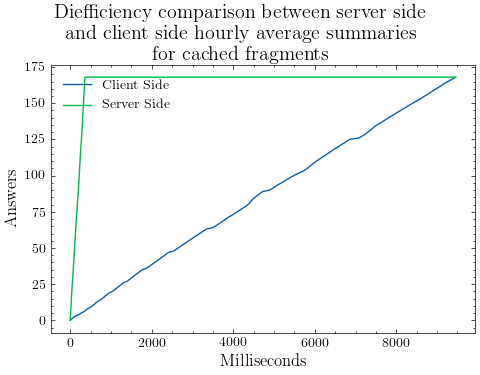

The Python source for this figure:
import json, matplotlib.pyplot as plt
from matplotlib.patches import Polygon
from shapely.geometry import Polygon as Poly
import numpy as np
plt.style.use('science')
data = {}


def open_file(name):
    with open(name) as file:
        return json.load(file)


def get_poly(xvals, yvals):
    pts = list(zip(xvals, yvals)) + [(xvals[-1], 0)]
    return Polygon(pts, facecolor='0.9', edgecolor='0.5')

def PolyArea(x,y):
    return 0.5*np.abs(np.dot(x, np.roll(y, 1))-np.dot(y, np.roll(x, 1)))


data['rawAvgMin_ts'] = open_file('../testData/cachedData/onRawDataAvgMin_dief.txt')
data['summariesAvgMin_ts'] = open_file('../testData/cachedData/summariesWeekAvgMinData_dief.txt')

# add extra element so raw and summary graphs are equally long
data['summariesAvgMin_ts'].append(data['rawAvgMin_ts'][-1])

data['rawAvgHour_ts'] = open_file('../testData/cachedData/onRawDataAvgHour_dief.txt')
data['summariesAvgHour_ts'] = open_file('../testData/cachedData/summariesWeekAvgHourData_dief.txt')

# add extra element so raw and summary graphs are equally long
data['summariesAvgHour_ts'].append(data['rawAvgHour_ts'][-1])

data['rawAvgDay_ts'] = open_file('../testData/cachedData/onRawDataAvgDay_dief.txt')
data['summariesAvgDay_ts'] = open_file('../testData/cachedData/summariesWeekAvgDayData_dief.txt')

# add extra element so raw and summary graphs are equally long
data['summariesAvgDay_ts'].append(data['rawAvgDay_ts'][-1])

# add zero in front of each entry
for key in data:
    data[key] = [0] + data[key]

raw_answers = range(len(data['rawAvgMin_ts']))
summaries_answers = list(raw_answers) + [raw_answers[-1]]
plt.rc('axes', labelsize=12)
fig = plt.figure()
axes = fig.add_subplot(1,1,1)
st = fig.suptitle("Diefficiency comparison between server side\n and client side hourly average summaries\n for cached fragments", fontsize="x-large")


axes.plot(data['rawAvgHour_ts'], raw_answers, label="Client Side")
axes.plot(data['summariesAvgHour_ts'], summaries_answers, label="Server Side")
axes.legend(loc="upper left")
axes.set_xlabel('Milliseconds')
axes.set_ylabel('Answers')

poly = get_poly(data['rawAvgHour_ts'], raw_answers)
pts = poly.get_path().vertices
clientside_area_hour = PolyArea(pts[:,0], pts[:,1])

poly = get_poly(data['summariesAvgHour_ts'], summaries_answers)
pts = poly.get_path().vertices
serverside_area_hour = PolyArea(pts[:,0], pts[:,1])

polygon = Poly(pts)
print(polygon.area)

fig.set_tight_layout(True)
# fig.set_tight_layout(False)
# plt.subplots_adjust(right=0.8)

fig.set_size_inches(5, 4)
fig.canvas.draw()
fig.set_tight_layout(False)
st.set_y(0.95)
fig.subplots_adjust(top=0.8)

#fig.show()
plt.savefig("cachedAverageDiefAbstract.png", dpi=100)
f = open("cachedAverageDiefAbstract_areas.txt", "w+")
f.write("Server Side: \n")
f.write("Hour: " + str(serverside_area_hour) + "\n")
f.write("Client Side: \n")
f.write("Hour: " + str(clientside_area_hour) + "\n")
f.close()